Frame 1 (no input): blank canvas, image omitted
Frame 60 (no input): blank canvas, image omitted
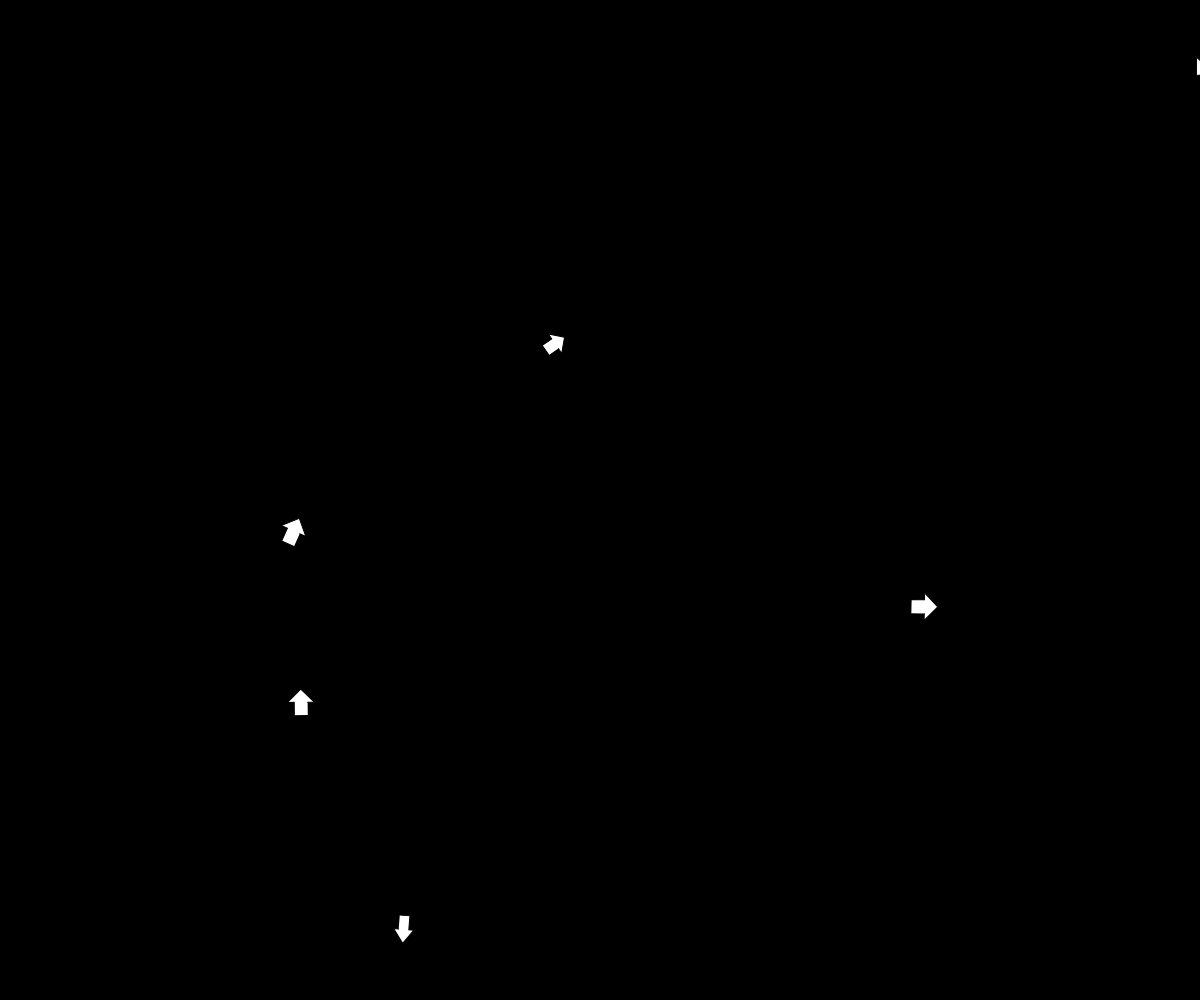
Frame 120 (the mouse pressed at the canvas centre since frame 60)

The p5.js sketch whose frames 1 and 60 were blank and that drew this single picture after the mouse press (run headless with seeded random() and noise() and a simulated clock; from frame 60 on, the mouse is pressed at the canvas centre):

// p5.js sketch
// ── sketch.js
function setup() {
  createCanvas(innerWidth, innerHeight);
  looping = true;
  // noLoop();
  arrows = [];
  for (let i = 0; i < 100; i++) {
    arrows.push({
      x: random(width),
      y: random(height),
      w: random(20, 30),
      h: random(20, 30)
    });
  }
}

function draw() {
  background(0);
  fill(255);

  arrows.forEach((a, i) => {
    // resetMatrix();
    translate(a.x + a.w / 2, a.y + a.h / 2);
    rotate(frameCount / (100 + i));
    translate(-a.w / 2, -a.h / 2);
    arrow(a.x, a.y, a.w, a.h);
  });
}

function arrow(x, y, w, h) {
  push();
  beginShape();

  vertex(x + w / 4, y);
  vertex(x + (w * 3) / 4, y);
  vertex(x + (w * 3) / 4, y + h / 2);
  vertex(x + w, y + h / 2);
  vertex(x + w / 2, y + h);
  vertex(x, y + h / 2);
  vertex(x + w / 4, y + h / 2);

  endShape();
  pop();
}

function mousePressed() {
  if (looping) {
    noLoop();
    looping = false;
  } else {
    loop();
    looping = true;
  }
}
